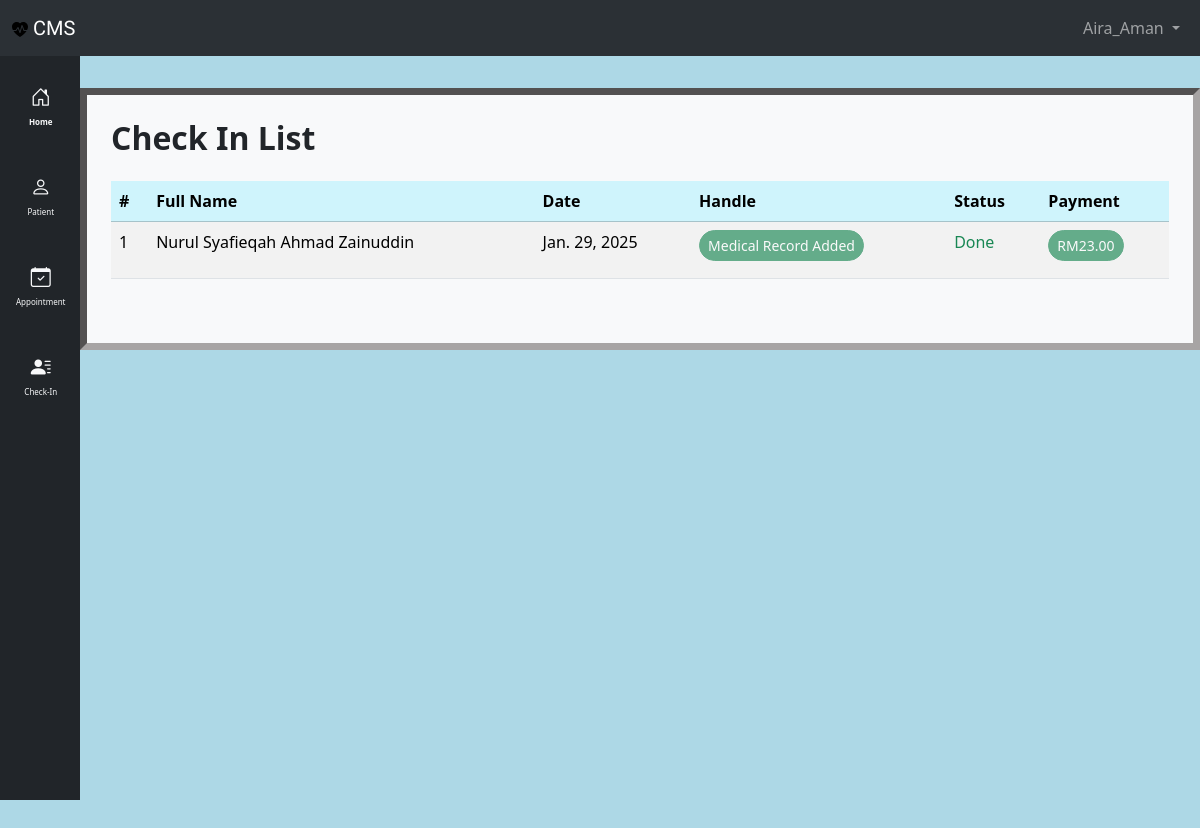
The app's page /checkin_list/ (signed in), older data.
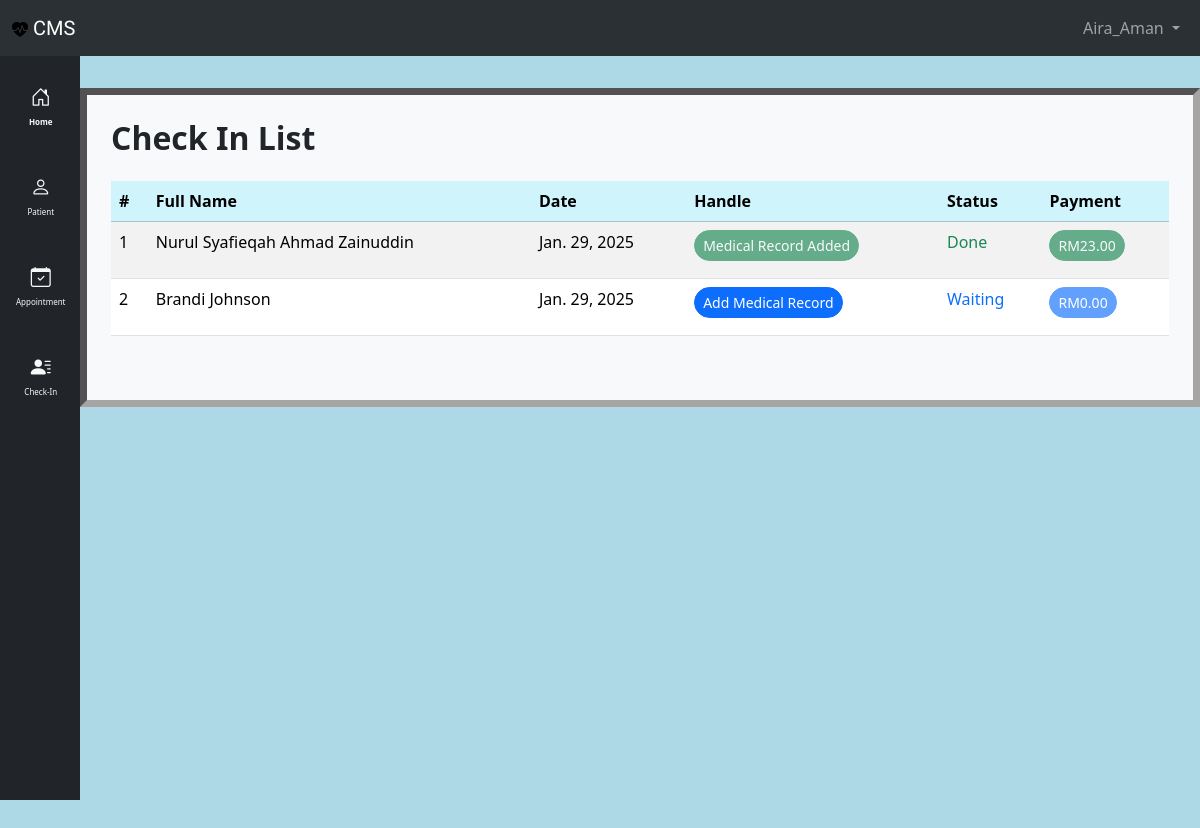
The same page, newer data.
### clinic/models.py (models this page shows, shortened)
class Checkin(models.Model):
    CHECKIN_STATUS = {
        1: "waiting",
        2: "done",
    }
    patient = models.ForeignKey(Patient, on_delete=models.CASCADE)
    status = models.IntegerField(choices=CHECKIN_STATUS, default=1)
    date = models.DateField(auto_now_add=True)
    medical_record = models.OneToOneField(
        MedicalRecord, on_delete=models.CASCADE, null=True
    )

class Patient(models.Model):
    class Meta:
        permissions = [
            ("can_register", "Can register new patient"),
        ]
    title = models.IntegerField(choices=TITLE_CHOICES, default=1, blank=True, null=True)
    first_name = models.CharField(max_length=200)
    last_name = models.CharField(max_length=200)
    ic_number = models.CharField(max_length=12, unique=True)
    email = models.EmailField(max_length=100, null=True, blank=True, unique=True)
    phone_number = models.CharField(max_length=20, unique=True)
    register_date = models.DateTimeField(
        verbose_name="register_date", default=timezone.now
    )

class MedicalRecord(models.Model):
    patient = models.ForeignKey(Patient, on_delete=models.CASCADE)
    doctor = models.ForeignKey(Profile, on_delete=models.CASCADE, null=True)
    medicine = models.ManyToManyField(Medicine, blank=True)
    title = models.CharField(max_length=100)
    description = models.TextField()
    record_date = models.DateTimeField(verbose_name="record_date", default=timezone.now)
    medical_leave = models.IntegerField(
        default=0
    )  # to record if patient get any medical leaves
    price = models.DecimalField(max_digits=10, decimal_places=2, default=0.00)

### clinic/views.py (the view)
# urls.py: path("checkin_list/", views.checkin_list, name="checkin_list"),
@login_required
def checkin_list(request):
    today = date.today()
    today_checkin = Checkin.objects.filter(date=today)
    context = {
        "checkin_list": today_checkin,
        "title": "Check-In List",
    }
    return render(request, "clinic/checkin_list.html", context)

### clinic/templates/clinic/checkin_list.html
{% extends "clinic/base.html" %}
{% block main %}
<div class="container mt-4">
    <div class="d-flex justify-content-between align-items-center mb-3">
        <h2 class="fw-bold">Check In List</h2>
    </div>
    <table class="table table-striped">
        <thead>
            <tr class="table-info">
                <th>#</th>
                <th>Full Name</th>
                <th>Date</th>
                <th>Handle</th>
                <th>Status</th>
                <th>Payment</th>
            </tr>
        </thead>
        <tbody>
            {% for checkin in checkin_list %}
            <tr>
                <td>{{ forloop.counter }}</td>
                <td>{{ checkin.patient.first_name|title }} {{ checkin.patient.last_name|title }}</td>
                <td>{{ checkin.date }}</td>
                <td>
                    {% if checkin.medical_record %}
                    <a href="{% url 'clinic:add_medical_record' checkin.patient.pk %}"
                        class="btn btn-success rounded-pill btn-sm disabled">
                        Medical Record Added
                    </a>
                    {% else %}
                    <a href="{% url 'clinic:add_medical_record' checkin.patient.pk %}"
                        class="btn btn-primary rounded-pill btn-sm">
                        Add Medical Record
                    </a>
                    {% endif %}
                </td>
                <td>
                    {% if checkin.get_status_display == "waiting" %}
                    <p class="text-primary">
                        {{ checkin.get_status_display|title }}
                    </p>
                    {% elif checkin.get_status_display == "done" %}
                    <p class="text-success">
                        {{ checkin.get_status_display|title }}
                    </p>
                    {% endif %}
                </td>
                <td>
                    {% if checkin.medical_record %}
                    {% if checkin.medical_record.payment %}
                    <a href="{% url 'clinic:payment' checkin.pk %}"
                        class="btn btn-success rounded-pill btn-sm disabled">
                        RM{{ checkin.medical_record.price }}
                    </a>
                    {% else %}
                    <a href="{% url 'clinic:payment' checkin.pk %}" class="btn btn-primary rounded-pill btn-sm">
                        RM{{ checkin.medical_record.price }}
                    </a>
                    {% endif %}
                    {% else %}
                    <a href="{% url 'clinic:payment' checkin.pk %}"
                        class="btn btn-primary rounded-pill btn-sm disabled">
                        RM0.00
                    </a>
                    {% endif %}
                </td>
            </tr>
            {% endfor %}
        </tbody>
    </table>
</div>
{% endblock %}

### clinic/templates/clinic/base.html (shortened to what this page needs)
<!DOCTYPE html>
<html lang="en">
{% include "clinic/head.html" %}
<body style="background-color: lightblue;">
    <div class="bg-dark text-light" style="position: fixed; top: 0; left: 0; width: 100%; z-index: 1030;">
        {% include "clinic/nav.html" %}
    </div>
    <div class="d-flex" style="height: 100vh; margin-top: 56px;">
        <div class="left-bar bg-dark text-light p-3 d-none d-md-block"
            style="position: fixed; top: 56px; left: 0; height: calc(100vh - 56px); width: 80px; margin-right: 20px; z-index: 1020;">
            {% include "clinic/left_bar.html" %}
        </div>
        <div class="flex-grow-1" style="margin-left: 80px;">
            <div class="container pt-3 mt-3">
            </div>
            <div class="container bg-light pb-5" style="border: 7px inset rgb(167, 164, 164);">
                {% block main %}
                {% endblock %}
            </div>
        </div>
    </div>
</body>
</html>

### clinic/templates/clinic/head.html (shortened to what this page needs)
<head>
    <link href="https://cdn.jsdelivr.net/npm/bootstrap@5.3.3/dist/css/bootstrap.min.css" rel="stylesheet"
>
    <link href="https://cdnjs.cloudflare.com/ajax/libs/font-awesome/6.0.0-beta3/css/all.min.css" rel="stylesheet">
</head>

### clinic/templates/clinic/nav.html (shortened to what this page needs)
{% load static %}
<nav class="navbar bg-dark navbar-expand-lg bg-body-tertiary" data-bs-theme="dark">
    <div class="container-fluid">
        <a class="navbar-brand main-header-title" href="{% url 'clinic:home' %}"><img
                src="{% static 'clinic/main-logo.svg' %}" alt="logo">
            CMS
        </a>
        <div class="collapse navbar-collapse" id="navbarSupportedContent">
            <ul class="navbar-nav mb-2 mb-lg-0 ms-auto">
                <li class="nav-item dropdown">
                    <a class="nav-link dropdown-toggle" href="#" role="button" data-bs-toggle="dropdown"
                        aria-expanded="false">
                        {{ user.username|title }}
                    </a>
                </li>
            </ul>
        </div>
    </div>
</nav>

### clinic/templates/clinic/left_bar.html
<link href="https://cdn.jsdelivr.net/npm/bootstrap-icons/font/bootstrap-icons.css" rel="stylesheet">
<ul class="nav flex-column">
    <li class="nav-item mb-2 text-center">
        <a class="nav-link text-light" href="{% url 'clinic:home' %}" style="font-weight: bold; padding: 10px 0;">
            <i class="bi bi-house-door" style="font-size: 20px;"></i>
            <p style="font-size: 8px; margin-top: 4px;">Home</p>
        </a>
    </li>
    <li class="nav-item mb-2 text-center">
        <a class="nav-link text-light" href="{% url 'clinic:patient_list' %}" style="padding: 10px 0;">
            <i class="bi bi-person" style="font-size: 20px;"></i>
            <p style="font-size: 8px; margin-top: 4px;">Patient</p>
        </a>
    </li>
    <li class="nav-item mb-2 text-center">
        <a class="nav-link text-light" href="{% url 'clinic:appointment_list' %}" style="padding: 10px 0;">
            <i class="bi bi-calendar-check" style="font-size: 20px;"></i>
            <p style="font-size: 8px; margin-top: 4px;">Appointment</p>
        </a>
    </li>
    <li class="nav-item mb-2 text-center">
        <a class="nav-link text-light" href="{% url 'clinic:checkin_list' %}" style="padding: 10px 0;">
            <i class="bi bi-person-lines-fill" style="font-size: 20px;"></i>
            <p style="font-size: 8px; margin-top: 4px;">Check-In</p>
        </a>
    </li>
</ul>

### clinic/templates/clinic/head.html (style rules this page uses)
.main-header-title { font-family: "Roboto Condensed", sans-serif; }

Row changes from the older to the newer data that the page shows:
added Checkin: patient.first_name "Brandi", patient.last_name "Johnson", date "Jan. 29, 2025", shows "Add Medical Record", status "Waiting", shows "RM0.00"
